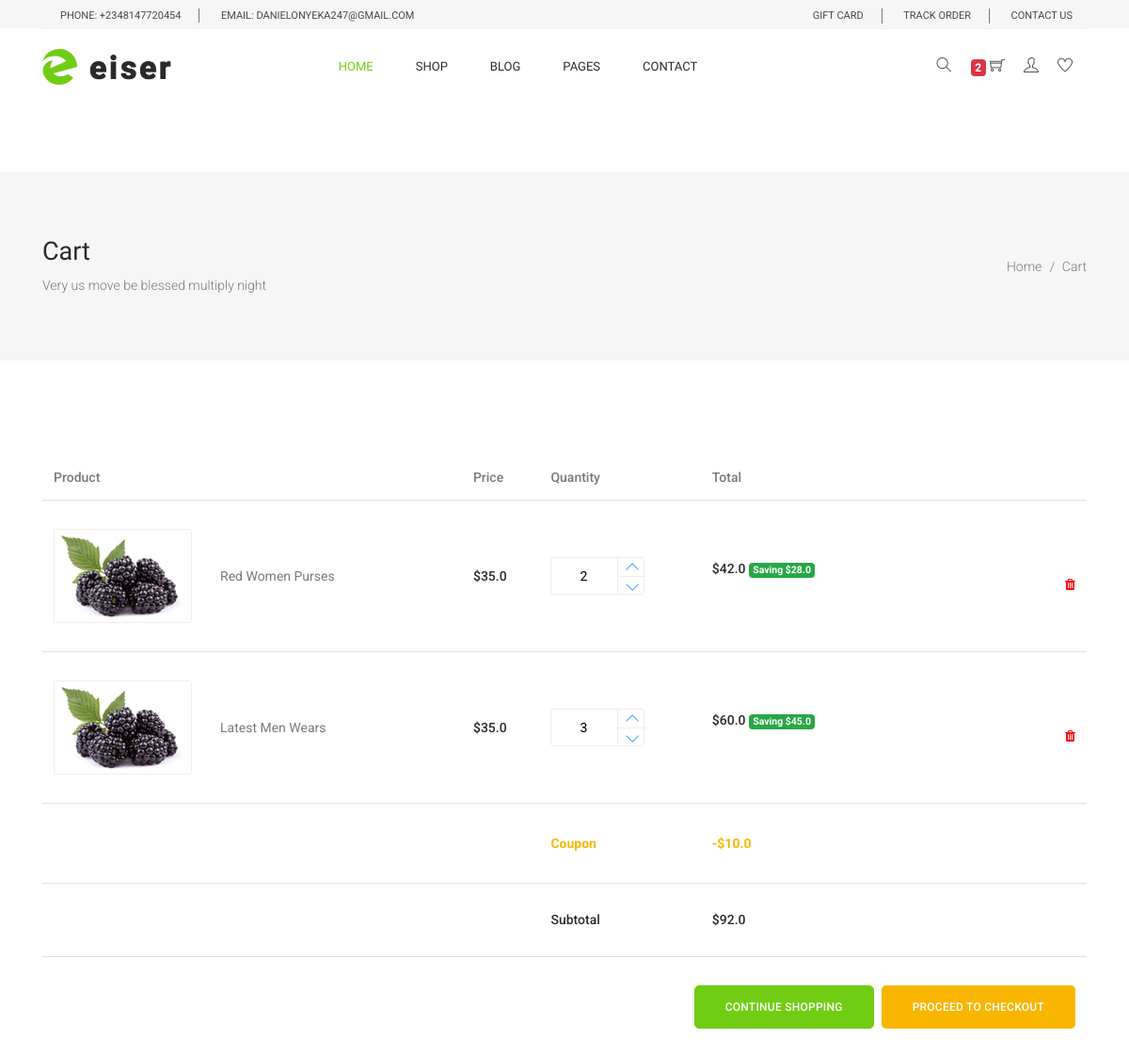
The page /cart/ (signed in, upper part) on the database as committed earlier.
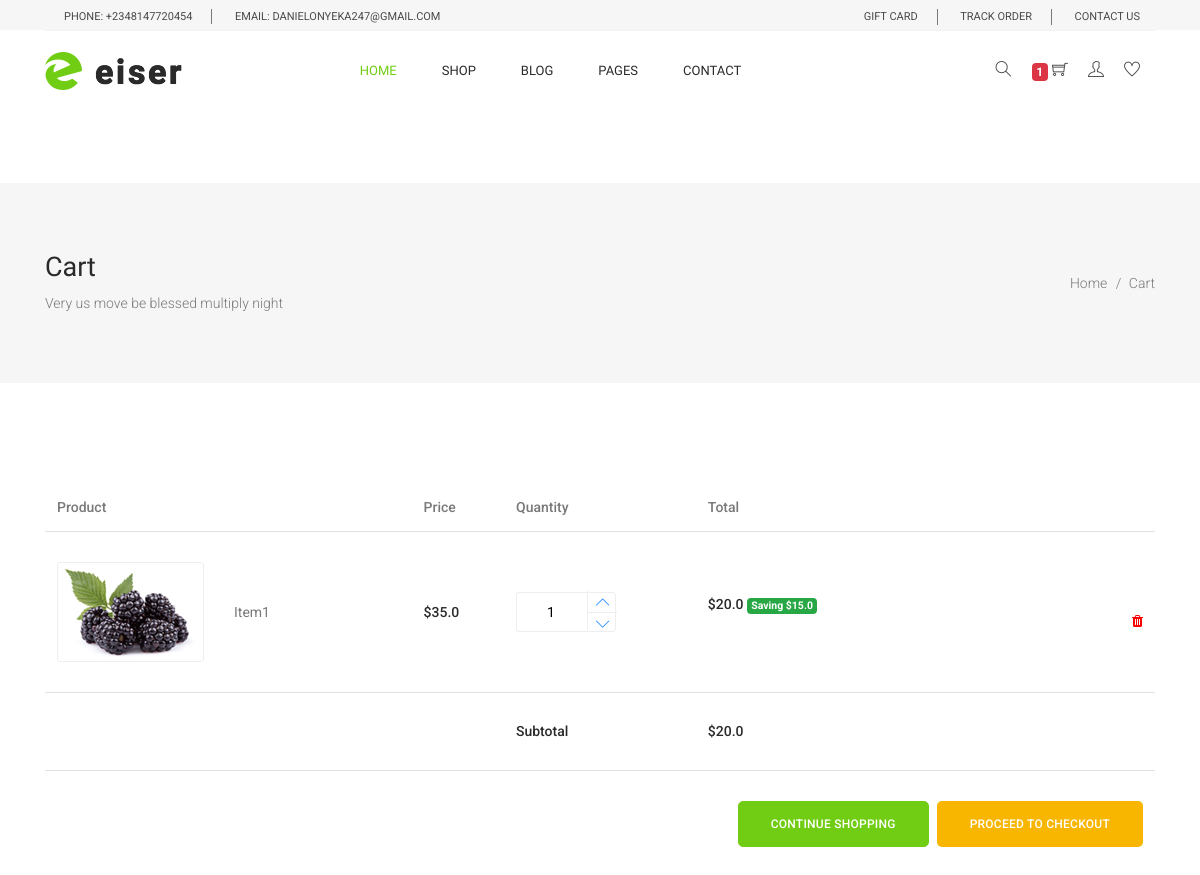
The same page on the database as committed later.
### order/models.py (models this page shows, shortened)
class Order(models.Model):
    user = models.ForeignKey(settings.AUTH_USER_MODEL,
                             on_delete=models.CASCADE)
    ref_code = models.CharField(max_length=20, blank=True, null=True)
    items = models.ManyToManyField(OrderItem)
    start_date = models.DateTimeField(auto_now_add=True)
    ordered_date = models.DateTimeField()
    ordered = models.BooleanField(default=False)
    billing_address = models.ForeignKey(
        'Address', related_name='billing_address', on_delete=models.SET_NULL, blank=True, null=True
    )
    shipping_address = models.ForeignKey(
        'Address', related_name='shipping_address', on_delete=models.SET_NULL, blank=True, null=True
    )
    payment = models.ForeignKey(
        'Payment', on_delete=models.SET_NULL, blank=True, null=True
    )
    coupon = models.ForeignKey(
        'Coupon', on_delete=models.SET_NULL, blank=True, null=True
    )
    being_delivered = models.BooleanField(default=False)
    received = models.BooleanField(default=False)
    refund_requested = models.BooleanField(default=False)
    refund_granted = models.BooleanField(default=False)
    def get_total(self):
        total = 0
        for order_item in self.items.all():
            total += order_item.get_final_price()
        if self.coupon:
            total -= self.coupon.amount
        return total

class OrderItem(models.Model):
    user = models.ForeignKey(settings.AUTH_USER_MODEL,
                             on_delete=models.CASCADE)
    ordered = models.BooleanField(default=False)
    item = models.ForeignKey(Item, on_delete=models.CASCADE)
    quantity = models.IntegerField(default=1)
    def get_total_item_price(self):
        return self.quantity * self.item.price
    def get_total_discount_item_price(self):
        return self.quantity * self.item.discount_price
    def get_amount_saved(self):
        return self.get_total_item_price() - self.get_total_discount_item_price()
    def get_final_price(self):
        if self.item.discount_price:
            return self.get_total_discount_item_price()
        return self.get_total_item_price()

class Coupon(models.Model):
    code = models.CharField(max_length=15)
    amount = models.FloatField()

### shop/models.py (models this page shows, shortened)
class Item(models.Model):
    category = models.ForeignKey(Category, related_name='products', on_delete=models.CASCADE)
    name = models.CharField(max_length=200, db_index=True)
    slug = models.SlugField(max_length=200, db_index=True)
    image = models.ImageField(upload_to='products/%Y/%m/%d', blank=True)
    feature = models.BooleanField(default=False)
    price = models.FloatField()
    discount_price = models.FloatField(blank=True, null=True)
    description = models.TextField()
    label = models.ForeignKey(Label, on_delete=models.CASCADE)
    specification = models.ForeignKey(Specification, on_delete=models.CASCADE)
    created = models.DateTimeField(auto_now_add=True)
    updated = models.DateTimeField(auto_now=True)
    available = models.CharField(choices=AVAILIBILITY, max_length=12)

### shop/views.py (the view)
# urls.py: path('cart/', OrderSummaryView.as_view(), name='cart'),
class OrderSummaryView(LoginRequiredMixin, View):
	def get(self, *args, **kwargs):
		try:
			order = Order.objects.get(user=self.request.user, ordered=False)
			context = {
				'object': order
			}
			return render(self.request, 'orders/order/cart.html', context)
		except ObjectDoesNotExist:
			messages.warning(self.request, 'You do not have an active order')
			return redirect('/')

### shop/templatetags/cart_template_tags.py (called while the page is built)
@register.filter
def cart_item_count(user):
    if user.is_authenticated:
        qs = Order.objects.filter(user=user, ordered=False)
        if qs.exists():
            return qs[0].items.count()
    return 0

### order/templates/orders/order/cart.html (shortened to what the changed rows need)
{% extends 'base.html' %}
{% load static %}
{% block content %}
    <section class="banner_area">
      <div class="banner_inner d-flex align-items-center">
        <div class="container">
          <div
            class="banner_content d-md-flex justify-content-between align-items-center"
          >
            <div class="mb-3 mb-md-0">
              <h2>Cart</h2>
            </div>
          </div>
        </div>
      </div>
    </section>
    <section class="cart_area">
      <div class="container">
        <div class="cart_inner">
          <div class="table-responsive">
            <table class="table">
              <thead>
                <tr>
                  <th scope="col">Product</th>
                  <th scope="col">Price</th>
                  <th scope="col">Quantity</th>
                  <th scope="col">Total</th>
                </tr>
              </thead>
              <tbody>
                {% for order_item in object.items.all %}
                <tr>
                  <td>
                    <div class="media">
                      <div class="d-flex">
                        <img
                          src="{% static 'img/product/single-product/cart-1.jpg' %}"
                          alt=""
                        />
                      </div>
                      <div class="media-body">
                        <p>{{ order_item.item.name }}</p>
                      </div>
                    </div>
                  </td>
                  <td>
                    <h5>${{ order_item.item.price }}</h5>
                  </td>
                  <td>
                    <div class="product_count">
                      <input
                        type="text" name="qty" id="sst" maxlength="12" value="{{ order_item.quantity }}" title="Quantity:" class="input-text qty" />
                      <button
                        class="increase items-count"
                        type="button" >
                        <a href="{% url 'shop:remove-single-item-from-cart' order_item.item.slug %}"><i class="lnr lnr-chevron-up"></i></a>
                      </button>
                      <button
                        class="reduced items-count"
                        type="button"
                      >
                      <a href="{% url 'shop:add-single-item-to-cart' order_item.item.slug %}"><i class="lnr lnr-chevron-down"></i></a>
                      </button>
                    </div>
                  </td>
                  <td>
                    <h5>
                      {% if order_item.item.discount_price %}
                        ${{ order_item.get_total_discount_item_price }}
                        <span class="badge badge-success">Saving ${{ order_item.get_amount_saved }}</span>
                      {% else %}
                        ${{ order_item.get_total_item_price }}
                      {% endif %}
                    </h5>
                    <a style='color: red;' href="{% url 'shop:remove-from-cart' order_item.item.slug %}">
                      <i class="fa fa-trash float-right"></i>
                    </a>
                  </td>
                </tr>
                {% endfor %}
                {% if object.coupon %}
                <tr>
                  <td></td>
                  <td></td>
                  <td colspan="1"><b>Coupon</b></td>
                  <td><b>-${{object.coupon.amount }}</b></td>
                </tr>
                {% endif %}
                <tr>
                  {% if object.get_total %}
                  <td></td>
                  <td></td>
                  <td>
                    <h5>Subtotal</h5>
                  </td>
                  <td>
                    <h5>${{ object.get_total }}</h5>
                  </td>
                </tr>
                <tr>
                  <td colspan="5">
                  <a class='main_btn genric-btn primary float-right ml-2' href='/checkout/'>Proceed to checkout</a>
                  <a class='main_btn float-right' href='/'>Continue shopping</a>
                  </td>
                </tr>
                {% endif %}
              </tbody>
            </table>
          </div>
        </div>
      </div>
    </section>
{% endblock content %}

### shop/templates/base.html (shortened to what the changed rows need)
{% load static %}
{% load cart_template_tags %}
<!DOCTYPE html>
<html lang="en">
<head>
  <link rel="stylesheet" href="{% static 'css/bootstrap.css' %}" />
  <link rel="stylesheet" href="{% static 'vendors/linericon/style.css' %}" />
  <link rel="stylesheet" href="{% static 'css/font-awesome.min.css' %}" />
  <link rel="stylesheet" href="{% static 'css/themify-icons.css' %}" />
  <link rel="stylesheet" href="{% static 'css/flaticon.css' %}" />
  <link rel="stylesheet" href="{% static 'vendors/owl-carousel/owl.carousel.min.css' %}" />
  <link rel="stylesheet" href="{% static 'vendors/lightbox/simpleLightbox.css' %}" />
  <link rel="stylesheet" href="{% static 'vendors/nice-select/css/nice-select.css' %}" />
  <link rel="stylesheet" href="{% static 'vendors/animate-css/animate.css' %}" />
  <link rel="stylesheet" href="{% static 'vendors/jquery-ui/jquery-ui.css' %}" />
  <link rel="stylesheet" href="{% static 'css/style.css' %}" />
  <link rel="stylesheet" href="{% static 'css/responsive.css' %}" />
</head>
<body>
  <header class="header_area">
    <div class="main_menu">
      <div class="container">
        <nav class="navbar navbar-expand-lg navbar-light w-100">
          <div class="collapse navbar-collapse offset w-100" id="navbarSupportedContent">
            <div class="row w-100 mr-0">
              <div class="col-lg-5 pr-0">
                <ul class="nav navbar-nav navbar-right right_nav pull-right">
                  <li class="nav-item">
                    <a href="{% url 'order:cart' %}" class="icons">
                      <span class="badge badge-danger pt-20">{{ request.user|cart_item_count }}</span>
                      <i class="ti-shopping-cart"></i>
                    </a>
                  </li>
                </ul>
              </div>
            </div>
          </div>
        </nav>
      </div>
    </div>
  </header>
    {% block content %}
    {% endblock content %}
  </body>
</html>

Rows that differ between the two databases and show on the page:
removed OrderItem: item.name "Red Women Purses", item.price "35.0", qty "2", get_total_discount_item_price "42.0", get_amount_saved "28.0"
removed OrderItem: item.name "Latest Men Wears", item.price "35.0", qty "3", get_total_discount_item_price "60.0", get_amount_saved "45.0"
removed Order: coupon.amount "10.0", get_total "92.0"
added OrderItem: item.name "Item1", item.price "35.0", qty "1", get_total_discount_item_price "20.0", get_amount_saved "15.0"
added Order: get_total "20.0"
Other text that changed with them:
{{ request.user|cart_item_count }}: "2" → "1"
text no longer shown: "Coupon -$"
